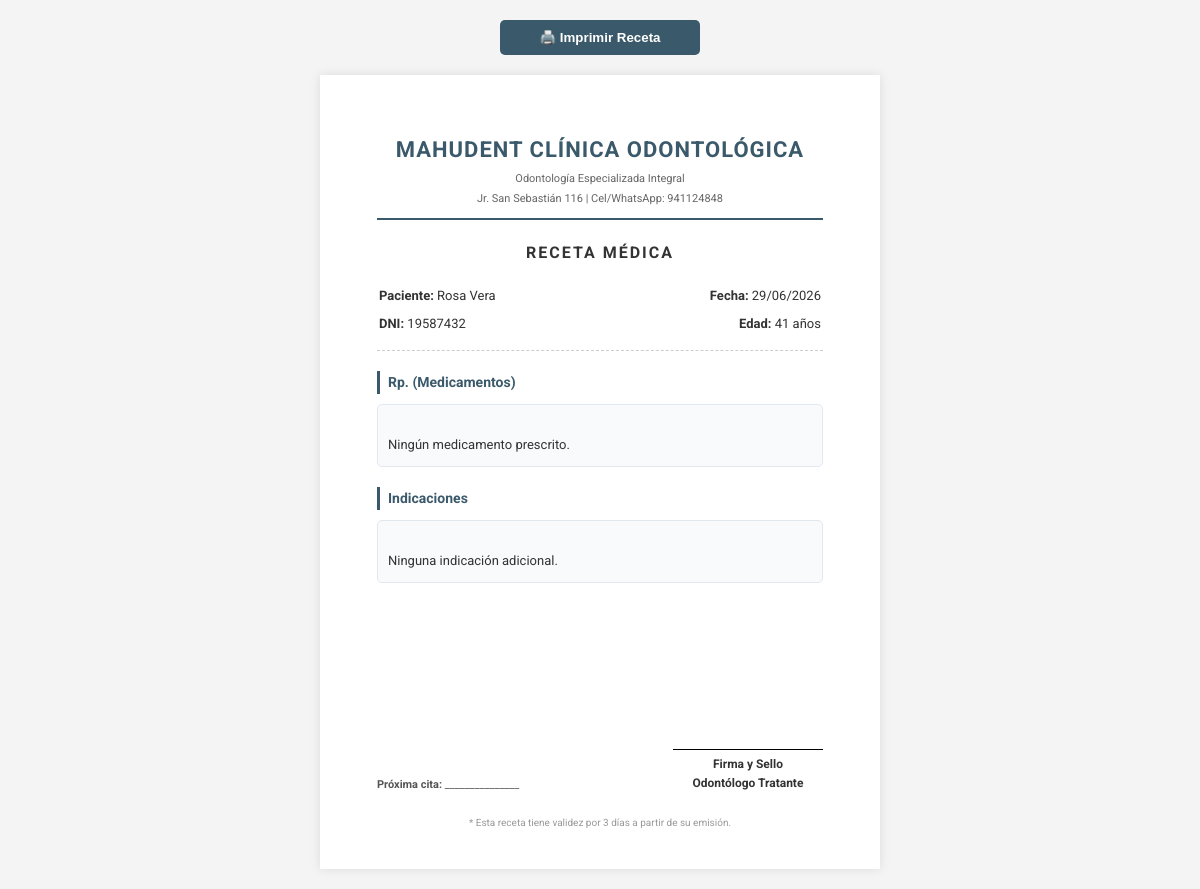
/generar_receta.php?id=2 (signed in), run on the app's committed database.
### tables this page shows
CREATE TABLE `pacientes` (
  `id` int(11) NOT NULL AUTO_INCREMENT,
  `dni` varchar(20) NOT NULL,
  `nombre` varchar(100) NOT NULL,
  `fecha_nacimiento` date DEFAULT NULL,
  `lugar_nacimiento` varchar(100) DEFAULT NULL,
  `sexo` varchar(15) DEFAULT NULL,
  `telefono` varchar(20) DEFAULT NULL,
  `email` varchar(100) DEFAULT NULL,
  `direccion` varchar(255) DEFAULT NULL,
  `procedencia` varchar(100) DEFAULT NULL,
  `contacto_emergencia` varchar(150) DEFAULT NULL,
  `telefono_emergencia` varchar(20) DEFAULT NULL,
  `ocupacion` varchar(100) DEFAULT NULL,
  `alergias` text,
  `enfermedades_cronicas` text,
  `padece_enfermedad` tinyint(1) DEFAULT NULL,
  `consume_medicamentos` tinyint(1) DEFAULT NULL,
  `medicamentos_detalle` varchar(255) DEFAULT NULL,
  `alergia_medicamentos` tinyint(1) DEFAULT NULL,
  `alergia_medicamentos_detalle` varchar(255) DEFAULT NULL,
  `antecedentes_familiares` tinyint(1) DEFAULT NULL,
  `antecedentes_familiares_detalle` varchar(255) DEFAULT NULL,
  `alergia_anestesia` tinyint(1) DEFAULT NULL,
  `embarazada` tinyint(1) DEFAULT NULL,
  `sangran_encias` tinyint(1) DEFAULT NULL,
  `ultima_visita_dentista` date DEFAULT NULL,
  `ultima_visita_motivo` varchar(255) DEFAULT NULL,
  `frecuencia_cepillado` varchar(50) DEFAULT NULL,
  `usa_cepillo` tinyint(1) DEFAULT '1',
  `usa_pasta_dental` tinyint(1) DEFAULT '1',
  `usa_hilo_dental` tinyint(1) DEFAULT '0',
  `usa_enjuague` tinyint(1) DEFAULT '0',
  `fecha_registro` timestamp NOT NULL DEFAULT CURRENT_TIMESTAMP,
  `estado_activo` tinyint(1) DEFAULT '1',
  PRIMARY KEY (`id`),
  UNIQUE KEY `dni` (`dni`)
);

### models/Paciente.php (called while the page is built, shortened)
<?php
class Paciente {
    private $conn;
    public function __construct($db) {
        $this->conn = $db;
    }
    public function getById($id) {
        $sql = "SELECT * FROM pacientes WHERE id = ? AND estado_activo = 1";
        $stmt = $this->conn->prepare($sql);
        $stmt->bind_param("i", $id);
        $stmt->execute();
        $result = $stmt->get_result();
        return $result->num_rows > 0 ? $result->fetch_assoc() : null;
    }
}
?>

### generar_receta.php (the view, shortened to what this page needs)
<?php
require_once 'config/conexion.php';
require_once 'models/Paciente.php';
$id_paciente = isset($_POST['id']) ? intval($_POST['id']) : (isset($_GET['id']) ? intval($_GET['id']) : 0);
$medicamentos = isset($_POST['medicamentos']) ? $_POST['medicamentos'] : (isset($_GET['med']) ? $_GET['med'] : '');
$indicaciones = isset($_POST['indicaciones']) ? $_POST['indicaciones'] : (isset($_GET['ind']) ? $_GET['ind'] : '');
$pacienteModel = new Paciente($conn);
$paciente = $pacienteModel->getById($id_paciente);
$nombre_clinica = "MahuDent Clínica Odontológica";
$fecha_actual = date('d/m/Y');
?>
<!DOCTYPE html>
<html lang="es">
<head>
</head>
<body>
    <button onclick="window.print()" class="print-btn">🖨️ Imprimir Receta</button>
    <div class="a5-container">
        <div class="header">
            <h1><?php echo $nombre_clinica; ?></h1>
            <p>Odontología Especializada Integral</p>
            <p>Jr. San Sebastián 116 | Cel/WhatsApp: 941124848</p>
        </div>
        <div class="title">RECETA MÉDICA</div>
        <div class="patient-info">
            <table>
                <tr>
                    <td style="width: 70%;"><strong>Paciente:</strong> <?php echo htmlspecialchars($paciente['nombre']); ?></td>
                    <td style="width: 30%; text-align: right;"><strong>Fecha:</strong> <?php echo $fecha_actual; ?></td>
                </tr>
                <tr>
                    <td><strong>DNI:</strong> <?php echo htmlspecialchars($paciente['dni']); ?></td>
                    <?php
                        $edad = '-';
                        if (!empty($paciente['fecha_nacimiento'])) {
                            $fecha_nac = new DateTime($paciente['fecha_nacimiento']);
                            $hoy = new DateTime();
                            $edad = $hoy->diff($fecha_nac)->y . ' años';
                        }
                    ?>
                    <td style="text-align: right;"><strong>Edad:</strong> <?php echo $edad; ?></td>
                </tr>
            </table>
        </div>
        <div class="prescription-body">
            <div class="section-title">Rp. (Medicamentos)</div>
            <div class="content-box">
<?php echo htmlspecialchars($medicamentos ?: 'Ningún medicamento prescrito.'); ?>
            </div>
            <div class="section-title">Indicaciones</div>
            <div class="content-box">
<?php echo htmlspecialchars($indicaciones ?: 'Ninguna indicación adicional.'); ?>
            </div>
        </div>
        <div class="footer-rx">
            <div>
                <p style="margin:0; font-size: 11px; color:#555;"><strong>Próxima cita:</strong> _______________</p>
            </div>
            <div class="signature-line" style="width: 150px;">
                Firma y Sello<br>Odontólogo Tratante
            </div>
        </div>
        <div class="validity">
            * Esta receta tiene validez por 3 días a partir de su emisión.
        </div>
    </div>
</body>
</html>

### generar_receta.php (style rules this page uses)
body { font-family: 'Roboto', Arial, sans-serif; color: #333; line-height: 1.6; margin: 0; padding: 0; background-color: #f4f4f4; }
.a5-container { width: 148mm; min-height: 210mm; background: white; margin: 20px auto; padding: 15mm 15mm; box-sizing: border-box; box-shadow: 0 0 10px rgba(0,0,0,0.1); position: relative; }
.header { text-align: center; border-bottom: 2px solid #3a596a; padding-bottom: 10px; margin-bottom: 20px; }
.header h1 { color: #3a596a; margin: 0; font-size: 22px; text-transform: uppercase; letter-spacing: 1px; }
.header p { margin: 3px 0 0 0; font-size: 11px; color: #666; }
.title { text-align: center; font-size: 16px; font-weight: bold; margin-bottom: 15px; letter-spacing: 2px; }
.patient-info { font-size: 13px; margin-bottom: 20px; border-bottom: 1px dashed #ccc; padding-bottom: 10px; }
.patient-info table { width: 100%; }
.patient-info td { padding: 3px 0; }
.prescription-body { min-height: 100mm; }
.section-title { font-size: 14px; font-weight: bold; color: #3a596a; margin-bottom: 10px; border-left: 3px solid #3a596a; padding-left: 8px; }
.content-box { font-size: 13px; white-space: pre-wrap; margin-bottom: 20px; padding: 10px; background: #f8fafc; border-radius: 5px; border: 1px solid #e2e8f0; }
.footer-rx { position: absolute; bottom: 20mm; left: 15mm; right: 15mm; display: flex; justify-content: space-between; align-items: flex-end; }
.signature-line { border-top: 1px solid #000; width: 60px; text-align: center; padding-top: 5px; font-size: 12px; font-weight: bold; }
.validity { font-size: 10px; color: #999; text-align: center; position: absolute; bottom: 10mm; left: 0; right: 0; }
.print-btn { display: block; width: 200px; margin: 20px auto; padding: 10px; background-color: #3a596a; color: white; text-align: center; text-decoration: none; font-weight: bold; border-radius: 5px; cursor: pointer; border: none; }

### data on the page
pacientes: nombre "Rosa Vera", dni "19587432", fecha_nacimiento "41 años"

### other printed values
$nombre_clinica "MAHUDENT CLÍNICA ODONTOLÓGICA"
$medicamentos ?: 'Ningún medicamento prescrito.' "Ningún medicamento prescrito."
$indicaciones ?: 'Ninguna indicación adicional.' "Ninguna indicación adicional."
